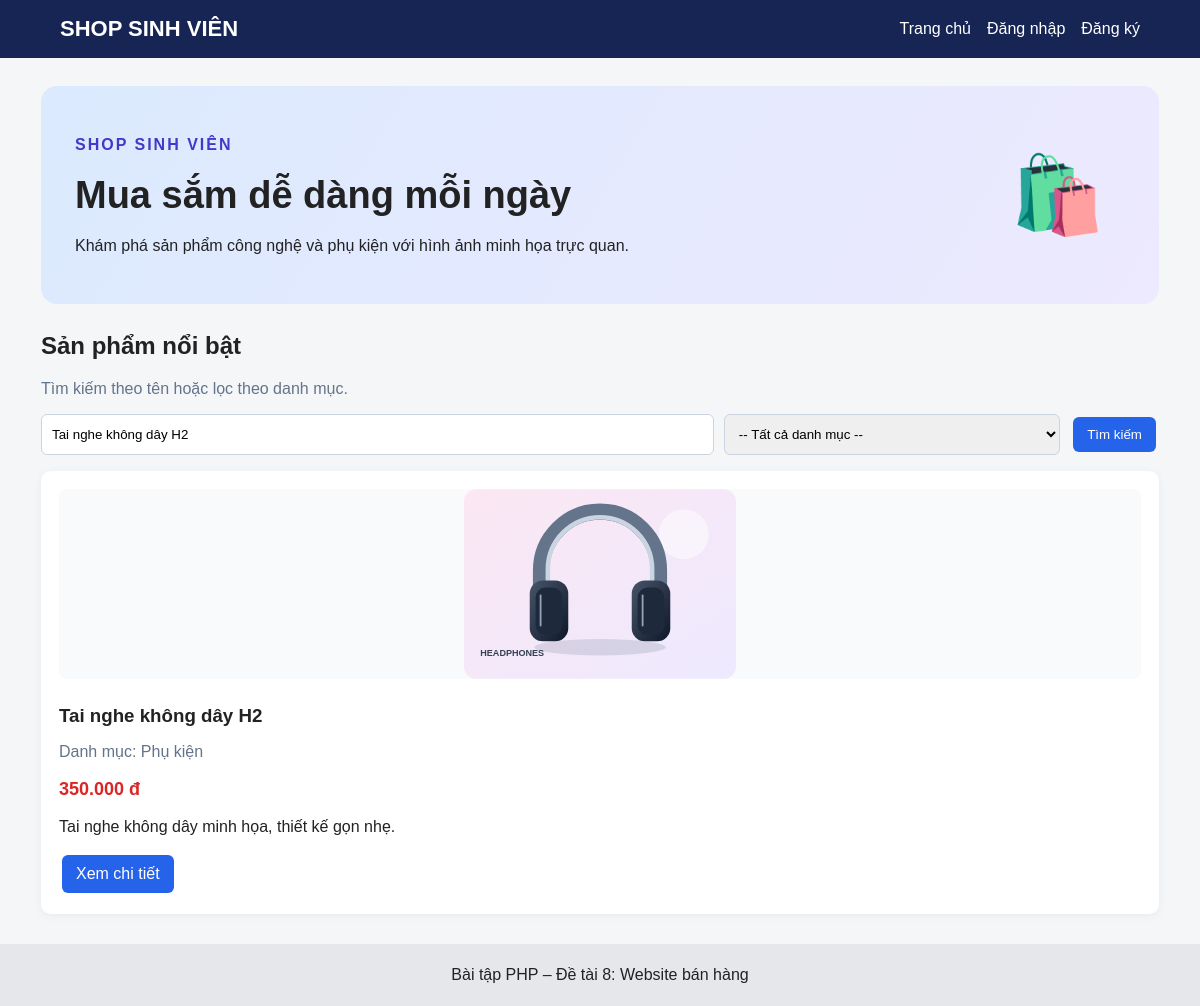
Page /index.php?keyword=Tai nghe không dây H2 on the committed database.
### tables this page shows
CREATE TABLE IF NOT EXISTS products (
 id INT AUTO_INCREMENT PRIMARY KEY,
 name VARCHAR(200) NOT NULL,
 description TEXT,
 price DECIMAL(12,2) NOT NULL DEFAULT 0,
 image VARCHAR(255) DEFAULT '',
 category_id INT NOT NULL,
 created_at TIMESTAMP DEFAULT CURRENT_TIMESTAMP,
 FOREIGN KEY (category_id) REFERENCES categories(id) ON DELETE CASCADE
);

CREATE TABLE IF NOT EXISTS categories (
 id INT AUTO_INCREMENT PRIMARY KEY,
 name VARCHAR(100) NOT NULL
);

### index.php (the view, shortened to what this page needs)
<?php
require_once __DIR__ . '/config/database.php';
require_once __DIR__ . '/includes/header.php';
$sql = "SELECT p.*, c.name AS category_name FROM products p JOIN categories c ON p.category_id=c.id WHERE 1=1";
$params = [];
if (!empty($_GET['keyword'])) { $sql .= " AND p.name LIKE ?"; $params[] = '%' . trim($_GET['keyword']) . '%'; }
$sql .= " ORDER BY p.id DESC";
$stmt = $conn->prepare($sql); $stmt->execute($params); $products = $stmt->fetchAll();
?>
<section class="hero"><div><p class="eyebrow">SHOP SINH VIÊN</p><h1>Mua sắm dễ dàng mỗi ngày</h1><p>Khám phá sản phẩm công nghệ và phụ kiện với hình ảnh minh họa trực quan.</p></div><div class="hero-icon">🛍️</div></section><h2>Sản phẩm nổi bật</h2><p class="muted">Tìm kiếm theo tên hoặc lọc theo danh mục.</p>
<form class="search" method="get"><input type="text" name="keyword" placeholder="Nhập tên sản phẩm..." value="<?= htmlspecialchars($_GET['keyword'] ?? '') ?>"><select name="category_id"><option value="">-- Tất cả danh mục --</option></select><button class="btn" type="submit">Tìm kiếm</button></form>
<div class="products"><?php if (!$products): ?><p>Không tìm thấy sản phẩm phù hợp.</p><?php endif; ?><?php foreach ($products as $p): ?><article class="product"><img class="product-image" src="<?= htmlspecialchars($p['image'] ?: 'assets/images/phone.svg') ?>" alt="<?= htmlspecialchars($p['name']) ?>" onerror="this.onerror=null;this.src='assets/images/phone.svg'"><h3><?= htmlspecialchars($p['name']) ?></h3><p class="muted">Danh mục: <?= htmlspecialchars($p['category_name']) ?></p><p class="price"><?= number_format($p['price'], 0, ',', '.') ?> đ</p><p><?= nl2br(htmlspecialchars($p['description'] ?? '')) ?></p><a class="btn" href="product.php?id=<?= $p['id'] ?>">Xem chi tiết</a></article><?php endforeach; ?></div>
<?php require_once __DIR__ . '/includes/footer.php'; ?>

### assets/style.css (style rules this page uses)
* { box-sizing:border-box }
body { margin:0;font-family:Arial,sans-serif;background:#f4f6f8;color:#222 }
.form-box input,.form-box textarea,.form-box select,.search input,.search select { width:100%;padding:10px;border:1px solid #cbd5e1;border-radius:6px }
.btn { display:inline-block;border:0;border-radius:6px;padding:10px 14px;background:#2563eb;color:white;text-decoration:none;cursor:pointer;margin:3px }
.search { display:grid;grid-template-columns:2fr 1fr auto;gap:10px;margin:16px 0 }
.products { display:grid;grid-template-columns:repeat(auto-fit,minmax(220px,1fr));gap:18px }
.product { background:white;border-radius:10px;padding:18px;box-shadow:0 2px 10px #0000000d }
.product-image { width:100%;height:190px;object-fit:contain;background:#f8fafc;border-radius:8px;margin-bottom:12px }
.hero { display:flex;align-items:center;justify-content:space-between;gap:20px;padding:30px 34px;border-radius:16px;background:linear-gradient(120deg,#dbeafe,#ede9fe);margin-bottom:28px }
.hero h1 { font-size:clamp(26px,4vw,38px);margin:8px 0 }
.hero p { max-width:620px;line-height:1.6 }
.eyebrow { font-weight:bold;letter-spacing:2px;color:#4338ca }
.hero-icon { font-size:76px;padding:20px }
.product h3 { margin:10px 0 }
.product { transition:transform .2s,box-shadow .2s }
.price { font-weight:bold;color:#dc2626;font-size:18px }
.muted { color:#64748b }

### rows in the picture
products: image (picture), name "Tai nghe không dây H2", category.name "Phụ kiện", price "350.000", description "Tai nghe không dây minh họa, thiết kế gọn nhẹ."
